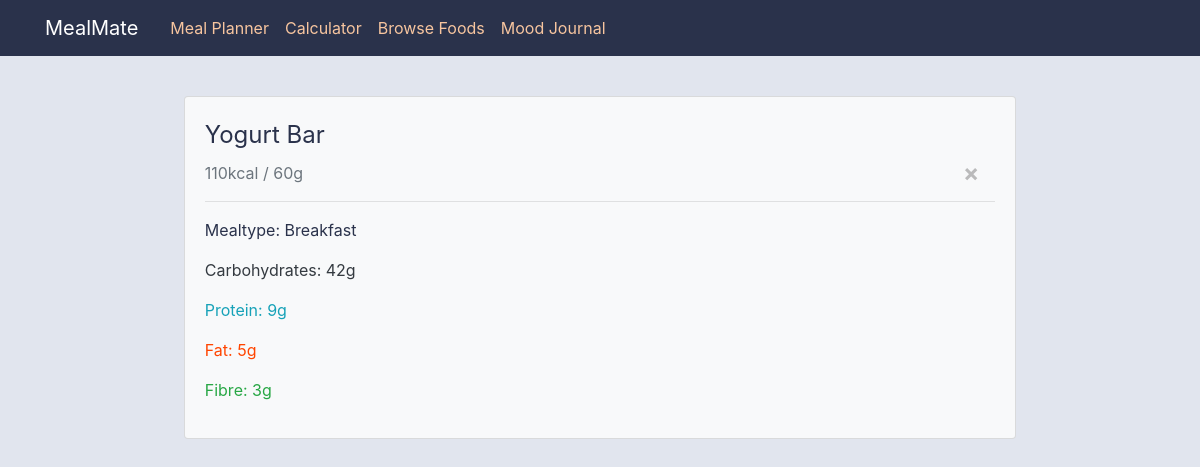
The app's page /sort/detail/2/ with its own data.
### database/models.py (models this page shows, shortened)
class foodinfo(models.Model):
    mealtype_choices = (
        ('Breakfast','Breakfast'),
        ('Lunch','Lunch'),
        ('Dinner','Dinner'),
    )
    name = models.CharField(max_length=30)
    description = models.TextField(blank=True)
    mealtype = models.CharField(max_length=300,blank=True,choices=mealtype_choices)
    calories = models.IntegerField()
    carbs = models.IntegerField()
    protein = models.IntegerField()
    fat = models.IntegerField()
    fibre = models.IntegerField()
    size = models.IntegerField()

### sort/views.py (the view)
# urls.py: url(r'^detail/(?P<pk>\d+)/$', browseinfoDetailView.as_view(), name='browseinfo-detail'), # Detail view of each food
class browseinfoDetailView(DetailView):
    model = foodinfo
    template_name = "browseinfo_detail.html"

### sort/templates/browseinfo_detail.html (shortened to what this page needs)
{% extends 'base.html' %}
{% block detail %}
<div class="card mx-auto w-75 bg-light">
    <div class="card-body">
      <legend class="d-inline">{{ object.name }}</legend>
        <a href="{% url 'display_sortfoods' %}" class="close float-right mr-3">
            <button type="button" class="close"><span aria-hidden="true">&times;</span></button>
        </a>
      <p class= "text-muted">{{ object.calories }}kcal / {{ object.size }}g </p>
      <hr>
      {% if object.mealtype %}
        <p>Mealtype: {{ object.mealtype }}</p>
      {% else %}
        <p>Mealtype: Ingredient</p>
      {% endif %}
        <p class="text-dark">Carbohydrates: {{ object.carbs }}g</p>
        <p class="text-info">Protein: {{ object.protein }}g</p>
        <p style="color:orangered">Fat: {{ object.fat }}g</p>
        <p class="text-success">Fibre: {{ object.fibre }}g</p>
      </div>
  </div>
{% endblock %}

### mealmate/static/mealmate/main.css (style rules this page uses)
body { background: #e1e5ee; color: #2a324b; margin-top: 5rem; }

### records on screen
foodinfo: name "Yogurt Bar", calories "110", size "60", mealtype "Breakfast", carbs "42", protein "9", fat "5", fibre "3"
